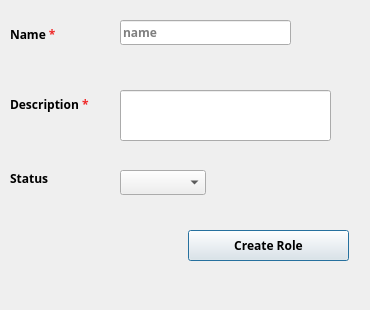
<?xml version="1.0" encoding="UTF-8"?>
<ui version="4.0">
 <class>Dialog</class>
 <widget class="QDialog" name="Dialog">
  <property name="geometry">
   <rect>
    <x>0</x>
    <y>0</y>
    <width>370</width>
    <height>310</height>
   </rect>
  </property>
  <property name="minimumSize">
   <size>
    <width>370</width>
    <height>310</height>
   </size>
  </property>
  <property name="maximumSize">
   <size>
    <width>370</width>
    <height>310</height>
   </size>
  </property>
  <property name="windowTitle">
   <string>Role</string>
  </property>
  <widget class="QComboBox" name="CMB_roleStatus">
   <property name="geometry">
    <rect>
     <x>120</x>
     <y>170</y>
     <width>86</width>
     <height>25</height>
    </rect>
   </property>
   <property name="font">
    <font>
     <family>29LT Bukra Regular</family>
     <pointsize>9</pointsize>
     <weight>75</weight>
     <bold>true</bold>
    </font>
   </property>
  </widget>
  <widget class="QPushButton" name="BTN_createRole">
   <property name="geometry">
    <rect>
     <x>188</x>
     <y>230</y>
     <width>161</width>
     <height>31</height>
    </rect>
   </property>
   <property name="font">
    <font>
     <family>29LT Bukra Regular</family>
     <pointsize>9</pointsize>
     <weight>75</weight>
     <bold>true</bold>
    </font>
   </property>
   <property name="text">
    <string>Create Role</string>
   </property>
  </widget>
  <widget class="QLineEdit" name="LE_name">
   <property name="geometry">
    <rect>
     <x>120</x>
     <y>20</y>
     <width>171</width>
     <height>25</height>
    </rect>
   </property>
   <property name="font">
    <font>
     <family>29LT Bukra Regular</family>
     <pointsize>9</pointsize>
     <weight>75</weight>
     <bold>true</bold>
    </font>
   </property>
   <property name="placeholderText">
    <string>name</string>
   </property>
  </widget>
  <widget class="QLabel" name="label_3">
   <property name="geometry">
    <rect>
     <x>10</x>
     <y>90</y>
     <width>99</width>
     <height>29</height>
    </rect>
   </property>
   <property name="font">
    <font>
     <family>29LT Bukra Regular</family>
     <pointsize>9</pointsize>
     <weight>75</weight>
     <bold>true</bold>
    </font>
   </property>
   <property name="text">
    <string>&lt;html&gt;&lt;head/&gt;&lt;body&gt;&lt;p&gt;Description &lt;span style=&quot; color:#ef2929;&quot;&gt;*&lt;/span&gt;&lt;/p&gt;&lt;/body&gt;&lt;/html&gt;</string>
   </property>
  </widget>
  <widget class="QLabel" name="label_6">
   <property name="geometry">
    <rect>
     <x>10</x>
     <y>20</y>
     <width>99</width>
     <height>29</height>
    </rect>
   </property>
   <property name="font">
    <font>
     <family>29LT Bukra Regular</family>
     <pointsize>9</pointsize>
     <weight>75</weight>
     <bold>true</bold>
    </font>
   </property>
   <property name="text">
    <string>&lt;html&gt;&lt;head/&gt;&lt;body&gt;&lt;p&gt;Name &lt;span style=&quot; color:#ef2929;&quot;&gt;*&lt;/span&gt;&lt;/p&gt;&lt;/body&gt;&lt;/html&gt;</string>
   </property>
  </widget>
  <widget class="QLabel" name="label">
   <property name="geometry">
    <rect>
     <x>10</x>
     <y>170</y>
     <width>67</width>
     <height>17</height>
    </rect>
   </property>
   <property name="font">
    <font>
     <family>29LT Bukra Regular</family>
     <pointsize>9</pointsize>
     <weight>75</weight>
     <bold>true</bold>
    </font>
   </property>
   <property name="text">
    <string>Status</string>
   </property>
  </widget>
  <widget class="QLineEdit" name="LE_DESC">
   <property name="geometry">
    <rect>
     <x>120</x>
     <y>90</y>
     <width>211</width>
     <height>51</height>
    </rect>
   </property>
   <property name="font">
    <font>
     <family>29LT Bukra Regular</family>
     <pointsize>9</pointsize>
     <weight>75</weight>
     <bold>true</bold>
    </font>
   </property>
  </widget>
 </widget>
 <resources/>
 <connections/>
</ui>
